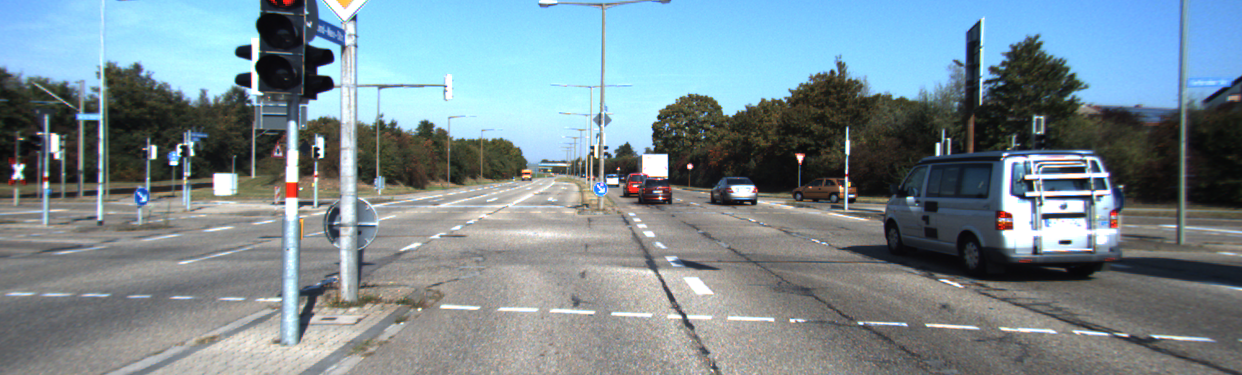
#> input picture Assignment2/Code_python/0000000130.png, 1242 x 375 px
$ python SIFT_descriptor.py
#> lines starting #> are read from the running program, lines starting #| are printed output that depends on the picture
import numpy as np
import pandas  as pd
import matplotlib.pyplot as plt
import cv2
plt.rcParams["figure.figsize"] = (12, 7) # (w, h)


# image = cv2.imread("0000000130.png")
# cv2.imshow("figure", image)
# cv2.waitKey()
images = ['0000000130.png' , '0000000131.png', '0000000132.png', '0000000133.png', '0000000134.png', '0000000135.png']
for img in images:
    image = cv2.imread(img, cv2.IMREAD_COLOR)
#> image is the input picture: shape (375, 1242, 3); mean B, G, R 145.9, 138.4, 121.2
    image = cv2.cvtColor(image, cv2.COLOR_BGR2RGB)

    cv2.rectangle(image,(750,100),(1150,350),(0,255,0),3)
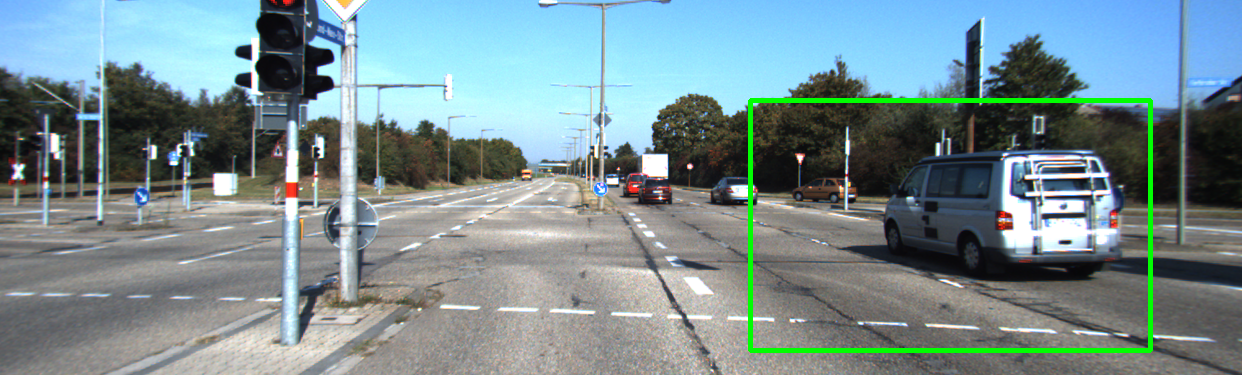
#> image: shape (375, 1242, 3); mean R, G, B 119.9, 140.6, 144.5
    plt.imshow(image)
#> pass 2 of the loop `for img in images:`:
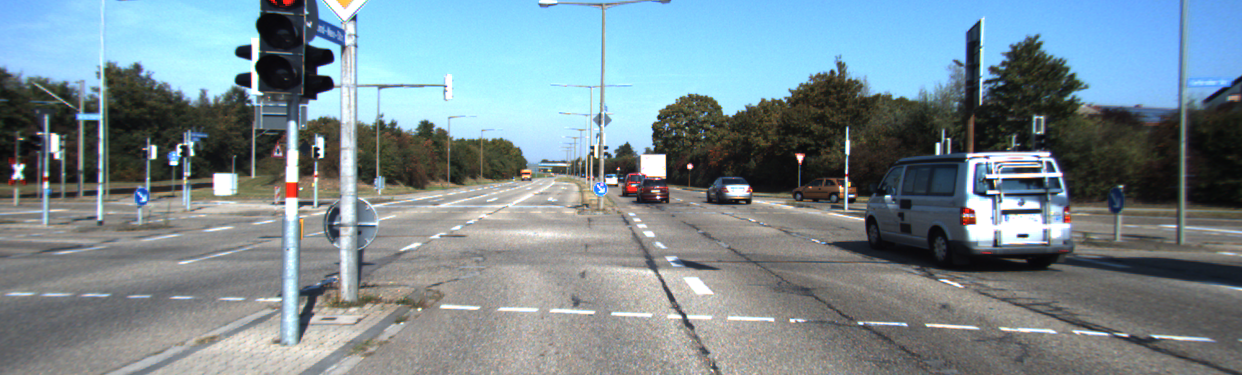
#> input picture Assignment2/Code_python/0000000131.png, 1242 x 375 px
#> image is the input picture: shape (375, 1242, 3); mean B, G, R 145.6, 138.2, 121.1
#> `cv2.rectangle(image,(750,100),(1150,350),(0,255,0),3)`:
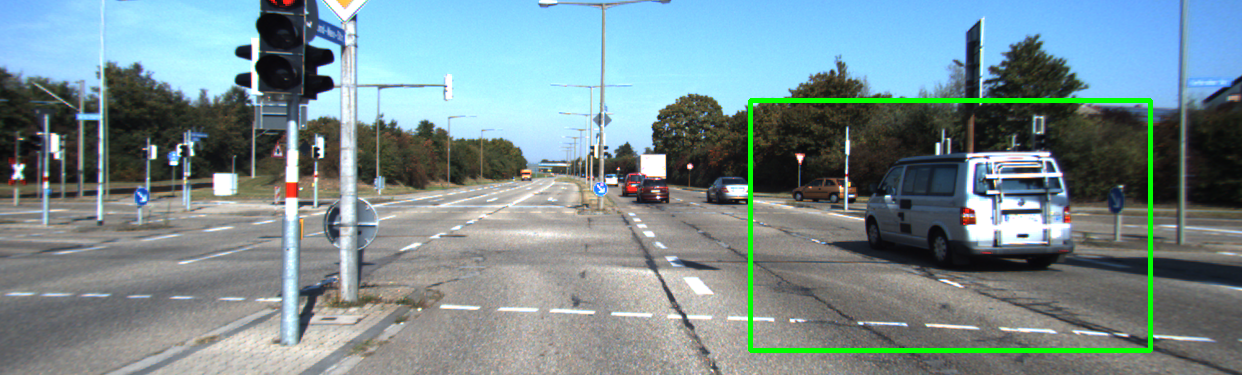
#> image: shape (375, 1242, 3); mean R, G, B 119.7, 140.4, 144.2
#> pass 3 of the loop `for img in images:`:
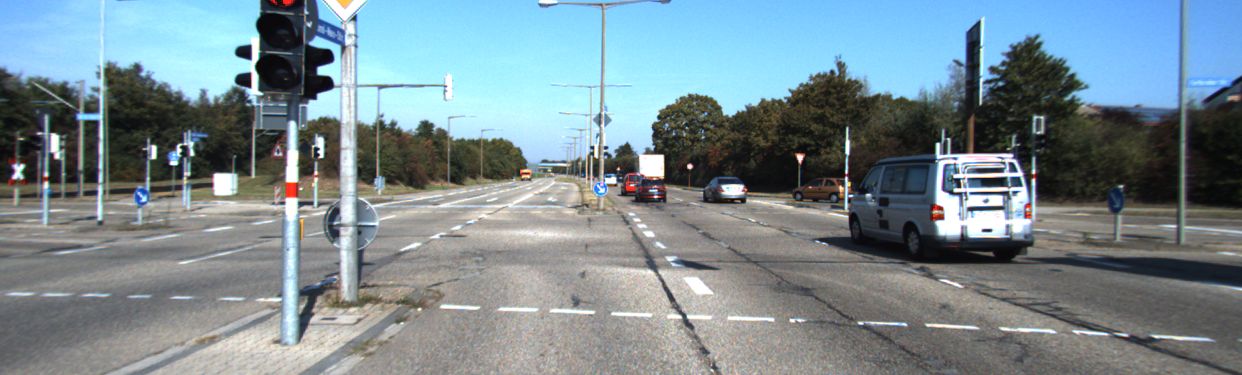
#> input picture Assignment2/Code_python/0000000132.png, 1242 x 375 px
#> image is the input picture: shape (375, 1242, 3); mean B, G, R 145.6, 138.4, 121.4
#> `cv2.rectangle(image,(750,100),(1150,350),(0,255,0),3)`:
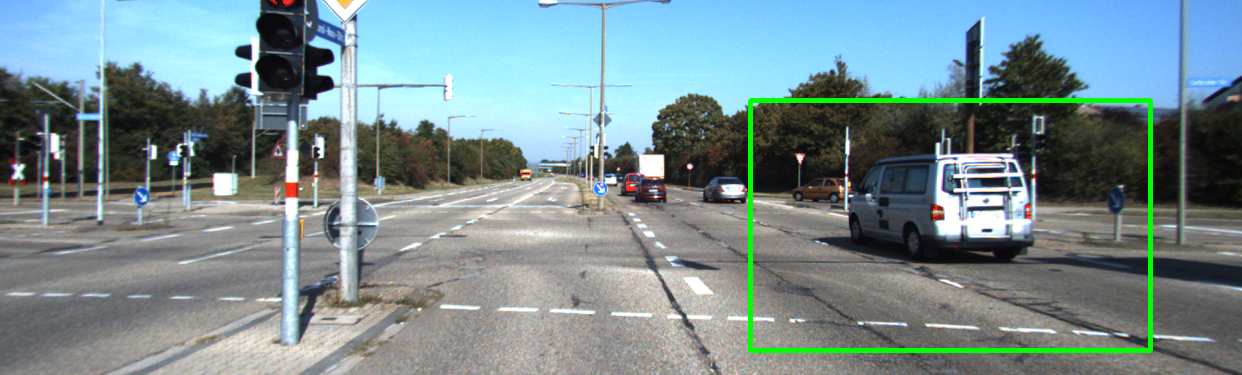
#> image: shape (375, 1242, 3); mean R, G, B 120, 140.6, 144.2
#> the loop made 6 passes; the first 3 are shown
    # plt.show()

image = images[0]
#> image = '0000000130.png'
gray = cv2.imread(image, cv2.IMREAD_GRAYSCALE)
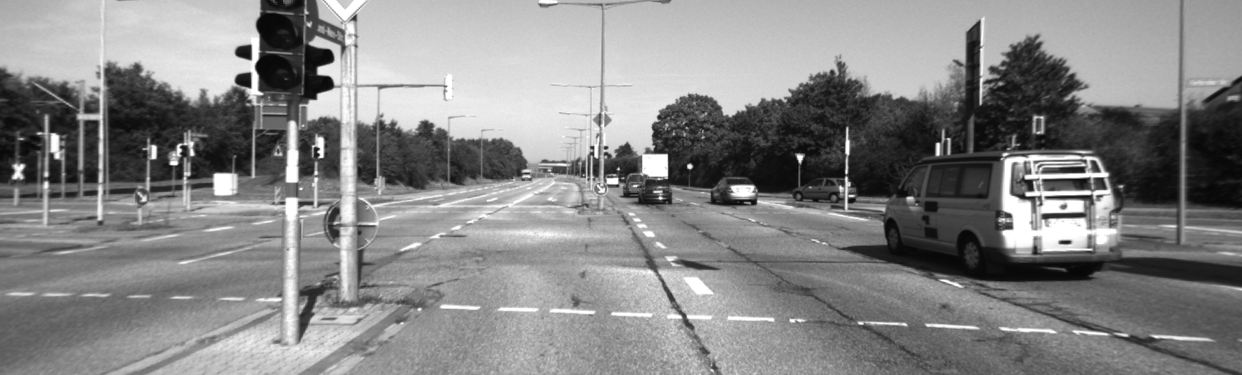
#> gray: shape (375, 1242); min 4, max 255, mean 133.7
# gray = cv2.cvtColor(image, cv2.COLOR_RGB2GRAY)
mask = np.zeros(gray.shape, np.uint8)
mask[750:1150 , 100:400] = 255
orb = cv2.ORB_create()
kp = orb.detect(gray,mask)
#> (the run stopped early here; a loop or call above may not have finished)
